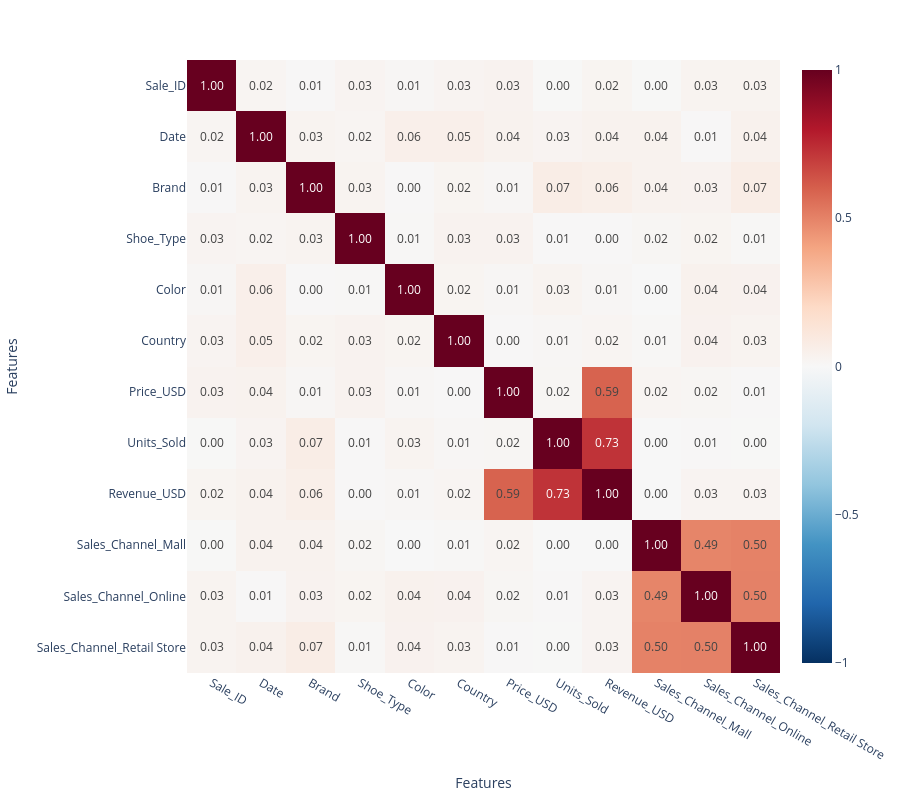

Notebook code for this chart:
### Markdown cell above
# Create a long-form dataframe for Plotly

### Code cell
import plotly.express as px
corr_long = corr_matrix.reset_index().melt(id_vars='index')
corr_long.columns = ['Feature 1', 'Feature 2', 'Correlation']

fig = px.imshow(
    corr_matrix,
    text_auto='.2f',       
    aspect="auto",
    color_continuous_scale='RdBu_r', 
    zmin=-1, zmax=1,
)

fig.update_layout(
    width=900,
    height=800,
    xaxis_title="Features",
    yaxis_title="Features"
)

fig.show()

### Figure 1 — Plotly figure (JSON) as saved in the notebook; plotly's stock layout.template omitted (floating-point values rounded to 4 significant figures; data arrays with more than 128 entries replaced by an {"elided": "..."} marker saying what was removed)
{"data": [{"coloraxis": "coloraxis", "hovertemplate": "x: %{x}<br>y: %{y}<br>color: %{z}<extra></extra>", "name": "0", "texttemplate": "%{z:.2f}", "type": "heatmap", "x": ["Sale_ID", "Date", "Brand", "Shoe_Type", "Color", "Country", "Price_USD", "Units_Sold", "Revenue_USD", "Sales_Channel_Mall", "Sales_Channel_Online", "Sales_Channel_Retail Store"], "xaxis": "x", "y": ["Sale_ID", "Date", "Brand", "Shoe_Type", "Color", "Country", "Price_USD", "Units_Sold", "Revenue_USD", "Sales_Channel_Mall", "Sales_Channel_Online", "Sales_Channel_Retail Store"], "yaxis": "y", "z": {"elided": "12x12 float values"}}], "layout": {"coloraxis": {"cmax": 1, "cmin": -1, "colorscale": [[0, "rgb(5,48,97)"], [0.1, "rgb(33,102,172)"], [0.2, "rgb(67,147,195)"], [0.3, "rgb(146,197,222)"], [0.4, "rgb(209,229,240)"], [0.5, "rgb(247,247,247)"], [0.6, "rgb(253,219,199)"], [0.7, "rgb(244,165,130)"], [0.8, "rgb(214,96,77)"], [0.9, "rgb(178,24,43)"], [1, "rgb(103,0,31)"]]}, "height": 800, "margin": {"t": 60}, "width": 900, "xaxis": {"anchor": "y", "domain": [0, 1], "title": {"text": "Features"}}, "yaxis": {"anchor": "x", "autorange": "reversed", "domain": [0, 1], "title": {"text": "Features"}}}}
